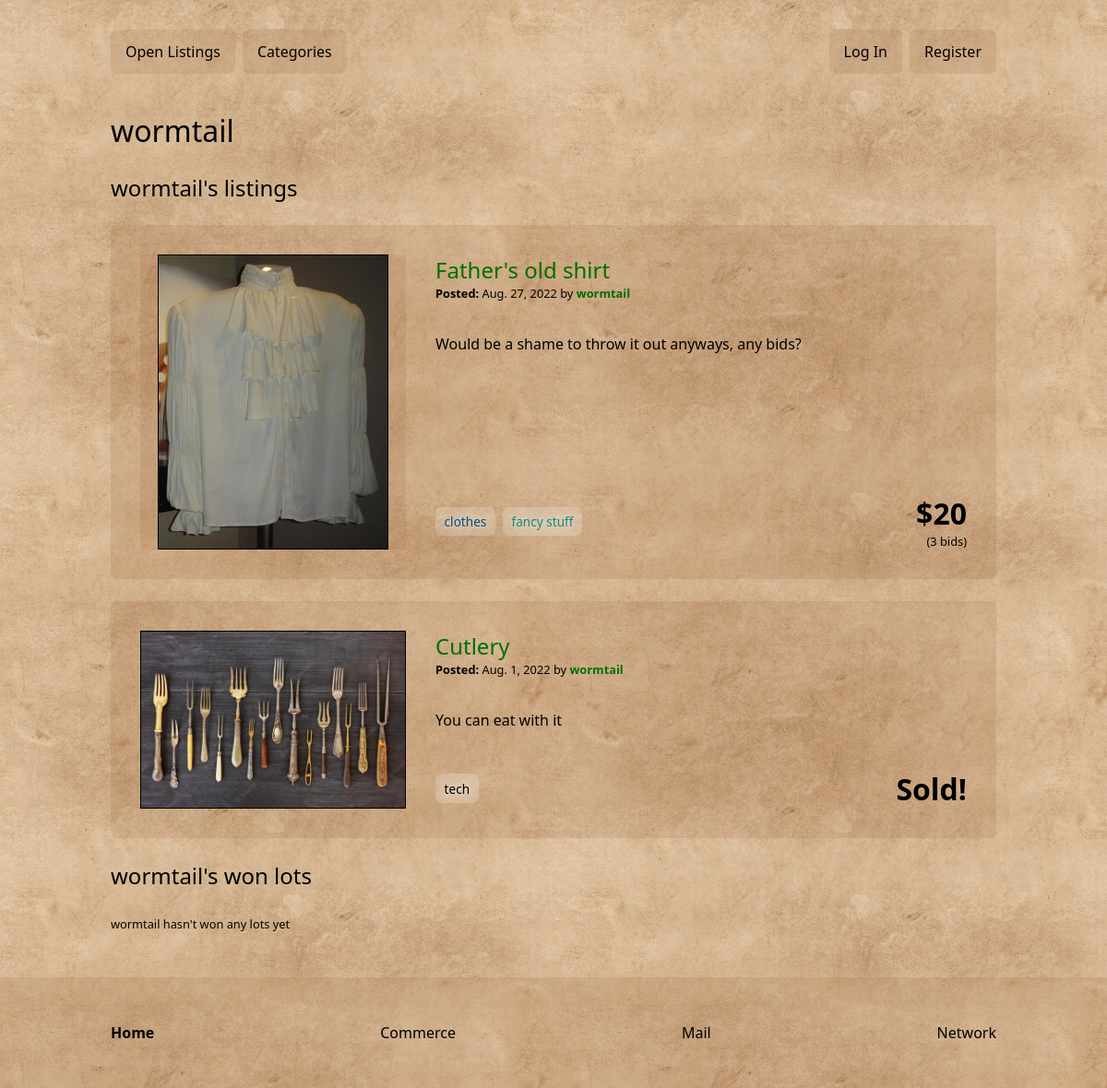
/commerce/merchants/6/, run on the app's committed database.
### commerce/models.py (models this page shows, shortened)
class Merchant(models.Model):
    user = models.OneToOneField(User, on_delete=models.CASCADE)
    def __str__(self):
        return f'{self.user.username}'

class Listing(models.Model):
    class Meta:
        ordering = ['-created']
    title = models.CharField(max_length=64)
    description = models.TextField()
    starting_bid = models.IntegerField()
    winner = models.ForeignKey(Merchant, null=True, default=None, blank=True, on_delete=models.SET_NULL, related_name="won_lots")
    image = models.ImageField(upload_to=LISTING_STORAGE, blank=True)
    merchant = models.ForeignKey(Merchant, on_delete=models.CASCADE, related_name="listings")
    created = models.DateTimeField(auto_now_add=True)
    category = models.ManyToManyField(Category, blank=True, related_name="listings")
    watchlist = models.ManyToManyField(Merchant, related_name="watchlist", blank=True)
    def current_bid_price(self):
        return self.bids.first().price if self.bids.count() else self.starting_bid

class Category(models.Model):
    class Meta:
        ordering = ['name']
    name = models.CharField(max_length=50, unique=True)
    slug = models.SlugField(max_length=50, unique=True)
    color = models.CharField(max_length=7)
    def __str__(self):
        return f"{self.name}"

class Bid(models.Model):
    class Meta:
        ordering = ['-price']
    price = models.IntegerField()
    merchant = models.ForeignKey(Merchant, on_delete=models.CASCADE, related_name="bids")
    listing = models.ForeignKey(Listing, on_delete=models.CASCADE, related_name="bids")
    created = models.DateTimeField(auto_now_add=True)

### commerce/views.py (the view)
# urls.py: path("merchants/<int:pk>/", MerchantView.as_view(), name="merchant"),
class MerchantView(DetailView):
    model = Merchant

### commerce/templates/commerce/merchant_detail.html (shortened to what this page needs)
{% extends "commerce/layout.html" %}
{% block main %}
    <h1>{{ merchant }}</h1>
    <h3>{{ merchant }}'s listings</h3>
    {% for listing in merchant.listings.all %}
        {% include "commerce/listing_preview.html" with listing=listing %}
    {% empty %}<span class="sm">No listings yet</span>
    {% endfor %}
    <h3>{{ merchant}}'s won lots</h3>
    {% for listing in merchant.won_lots.all %}
        {% include "commerce/listing_preview.html" with listing=listing %}
    {% empty %}<span class="sm">{{ merchant}} hasn't won any lots yet</span>
    {% endfor%}
{% endblock %}

### commerce/templates/commerce/listing_preview.html (shortened to what this page needs)
<article class="preview">
    <div class="preview-title">
        <div>
            <h3><a href="{% url 'commerce:listing' listing.id %}">{{ listing.title }}</a></h3>
            <div class="sm">
                <span class="b">Posted: </span>
                {{listing.created|date:""}} by
                <a href="{% url 'commerce:merchant' listing.merchant.id %}" class="b">
                    {{ listing.merchant}}
                </a>
            </div>
        </div>
    </div>
    <div class="preview-image">
        {% if listing.image %}
            <img src="{{listing.image.url}}">
        {% else %}
            <span>No image</span>
        {% endif %}
    </div>
    <div class="preview-main">
        {{ listing.description|linebreaksbr }}
    </div>
    <div class="preview-extra">
        <div class="categories">
            {% for cat in listing.category.all %}
                {% include 'commerce/category.html' with cat=cat %}
            {% endfor %}
        </div>
        <div class="r">
            {% if listing.winner %}
                <span class="price">Sold!</span>
            {% else %}
                <div class="price">${{ listing.current_bid_price }}</div>
                <div class="sm">({{ listing.bids.count }} bids)</div>
            {% endif %}
        </div>
</article>

### commerce/templates/commerce/category.html
<a style="color:{{cat.color}};" href="{% url 'commerce:category' cat.slug %}">{{ cat }}</a>

### commerce/static/commerce/styles.css (style rules this page uses)
.listing-info,.preview-title>div { display:flex;flex-direction:column;align-items:flex-start }
.btn-group-inline,.field-container.inline,.preview-image,.categories,.nav-bar,.pagination,footer .links,.comment>:first-child,.preview-extra { display:flex;flex-direction:row;align-items:center }
footer .links,.comment>:first-child,.preview-extra { justify-content:space-between }
.categories a,.comment,.listing,.preview,.nav-link,input,textarea,select,button,.btn,a { transition:all .2s ease-out }
* { padding:0;margin:0;box-sizing:border-box }
body,input,textarea,select,button { font-family:"Segoe UI",Helvetica,sans-serif }
body { position:relative;display:grid;grid-template-rows:auto 1fr auto;min-height:100vh }
a { text-decoration:none }
img { max-width:100%;max-height:100% }
.b { font-weight:600 }
.r { text-align:right }
.sm { font-size:.8rem;font-weight:400 }
.comment,.listing,.preview,.nav-link { background-color:rgba(157,99,63,.168627451);border-radius:7px;color:#000;padding:1rem }
.price { font-size:2rem;font-weight:600 }
body { background-image:url("bg.jpg");padding-top:1rem }
main>* { margin:1.5rem 0 }
h1 { font-size:2rem }
h3 { font-size:1.5rem }
h1,h2,h3,h4,h5 { font-weight:500 }
img { border:1px solid #000 }
a { color:#006e00 }
.categories { flex-flow:wrap;gap:.5rem }
.categories a { font-size:.85rem;border-radius:7px;color:#000;text-shadow:0 0 10px #fff;padding:.4rem .6rem;background-color:rgba(253,253,253,.2117647059) }
.preview { display:grid;grid-template-columns:1fr 2fr;grid-template-rows:auto 1fr auto;grid-template-areas:"preview-image preview-title" "preview-image preview-main" "preview-image preview-extra";gap:.2rem 2rem;padding:2rem }
.preview-image { grid-area:preview-image;justify-content:center;background-color:rgba(157,99,63,.168627451) }
.preview-image img { max-height:20rem }
.preview-title { grid-area:preview-title;display:flex;gap:1rem }
.preview-title>div { flex-grow:1 }
.preview-main { grid-area:preview-main;margin:2rem 0 }
.preview-extra { grid-area:preview-extra }

### data on the page
Merchant: user.username "wormtail"
Listing: title "Father's old shirt", created "Aug. 27, 2022", merchant "wormtail", image (picture), description "Would be a shame to throw it out anyways, any bids?", current_bid_price "20", bids.count "3"
Category: name "clothes"
Category: name "fancy stuff"
Listing: title "Cutlery", created "Aug. 1, 2022", merchant "wormtail", image (picture), description "You can eat with it", shows "Sold!"
Category: name "tech"
